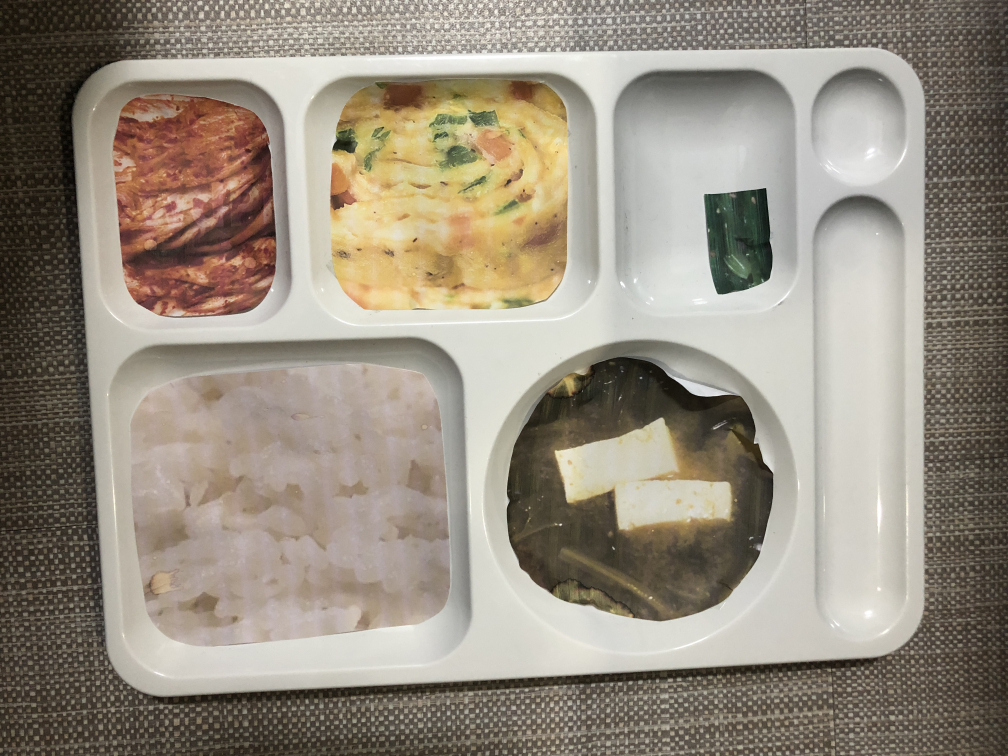
//> input picture src/Board/board.jpg, 4032 x 3024 px, given in place of the camera (shown at 1/4 size)
$ ./Tracking   (built with g++ and OpenCV 4)
//> lines starting //> are read from the running program, lines starting //| are printed output that depends on the picture; after the words box and inside, x2 and y2 are one past the last pixel; in counts of white or black regions, pixels touching at a corner belong together
### src/main/Tracking.h
#pragma once
#include <opencv2/opencv.hpp>
#include <vector>
using namespace cv;
using namespace std;


class Tracking {
private:
	Mat blur, skin_mask, foreground_mask, img_canny;
	//차영상 background 설정(history = -1, threshold = 400, shadow = false)
	Ptr<BackgroundSubtractor> bg_model = createBackgroundSubtractorMOG2(-1, 400, false);
	vector<Vec4i> lines;
	vector<Vec3f> circles;
	Mat img_YCrCb;
	Mat mask;
public:


	//젓가락 좌표 반환하는 함수
	Vec4i detect_chopstic(Mat img, int thr, int minLineLength, int maxLineGap);

	//숟가락 좌표 반환하는 함수
	Vec3f detect_spoon(Mat img, int minDistance, int thr);

	//살색 지우는 함수
	Mat make_mask_image(Mat img);

	//tracking point 젓가락의 좌표 반환 _______ 이것만 사용!!
	Point2i tracking_point(Mat frame);
};

### src/main/Tracking.cpp
#include "Tracking.h"


//젓가락 좌표 반환하는 함수
Vec4i Tracking::detect_chopstic(Mat img, int thr, int minLineLength, int maxLineGap)
{
	lines.clear();
	HoughLinesP(img, lines, 1, CV_PI / 180, thr, minLineLength, maxLineGap);
	if (lines.empty())
	{
		return NULL;
	}
	return lines[0];
}


//숟가락 좌표 반환하는 함수
Vec3f Tracking::detect_spoon(Mat img, int minDistance, int thr)
{
	circles.clear();
	HoughCircles(img, circles, HOUGH_GRADIENT, 1, minDistance, thr, thr / 2, 10, 70);
	if (circles.empty())
	{
		return NULL;
	}

	return circles[0];
}


//살색 지우는 함수
Mat Tracking::make_mask_image(Mat img)
{
	cvtColor(img, img_YCrCb, COLOR_BGR2YCrCb);
	inRange(img_YCrCb, Scalar(0, 133, 77), Scalar(255, 173, 127), mask);
	bitwise_not(mask, mask);
	return mask;
}


//tracking point 젓가락의 좌표 반환
Point Tracking::tracking_point(Mat frame)
{
	if (frame.empty())
	{
		cout << "Could not open camera :(" << endl;
	}

	//frame 영상 전처리(640x480, 좌우반전, 3x3 가우시안 블러)
	resize(frame, frame, Size(640, 480));
	flip(frame, frame, 1);
	GaussianBlur(frame, blur, Size(5, 5), 0);

	//초기 차영상 마스크 Mat 생성
	if (foreground_mask.empty())
	{
		foreground_mask.create(frame.size(), frame.type());
	}

	// 1.차영상 마스크 씌우고 노이즈 제거(9x9 미디언 필터)
	bg_model->apply(blur, foreground_mask);
	Mat kernel = getStructuringElement(MORPH_RECT, Size(9, 9), Point(-1, -1));
	morphologyEx(foreground_mask, foreground_mask, MORPH_CLOSE, kernel);
	medianBlur(foreground_mask, foreground_mask, 5);

	// 2.차영상에서 살색제거 후 skin_mask에 저장
	copyTo(frame, skin_mask, foreground_mask);
	skin_mask = make_mask_image(frame);

	// 3.식기만 남은 영상 이진화
	bitwise_and(skin_mask, foreground_mask, foreground_mask);

	// 4.이진화 영상에 Canny 적용
	Canny(foreground_mask, img_canny, 50, 150);
	//디버깅용
	imshow("canny_img", img_canny);

	// 5.숟가락을 찾으면 바로 반환하고, 숟가락이 없으면 젓가락 좌표 반환
	//숟가락 포인트
	Vec3f s = NULL;
	s = detect_spoon(img_canny, 10, 50);
	if (s[0] > 0 && s[1] > 0 && s[2] > 0)
	{
		circle(frame, Point(s[0], s[1]), s[2], Scalar(0, 255, 0), 2);
		//circle(frame, Point(s[0], s[1]), 2, Scalar(255, 0, 0), -1);
		return Point(s[0], s[1]);
	}

	//젓가락 포인트
	Vec4i c = NULL;
	c = detect_chopstic(img_canny, 70, 15, 100);
	if (c[0] > 0 && c[1] > 0 && c[2] > 0 && c[3] > 0)
	{
		line(frame, Point(c[0], c[1]), Point(c[2], c[3]), Scalar(0, 255, 0), 2, 10);
		//영상에서 더 위에있는 포인트 반환
		return Point(c[1] > c[3] ? c[2] : c[0], c[1] > c[3] ? c[3] : c[1]);
		//circle(frame, Point(x, y), 5, Scalar(255, 0, 0), -1);
	}
}


int main()
{
	Mat frame;
	Point x, y;
	VideoCapture cap;
	Tracking t = Tracking();
	cap.open(0);
	cap.set(CAP_PROP_AUTOFOCUS, 0);

	while (true)
	{
		cap.read(frame);
//> frame is the input picture: 3024 rows x 4032 cols, CV_8UC3; mean B, G, R 127.6, 141.3, 150.2
		flip(frame, frame, 1);
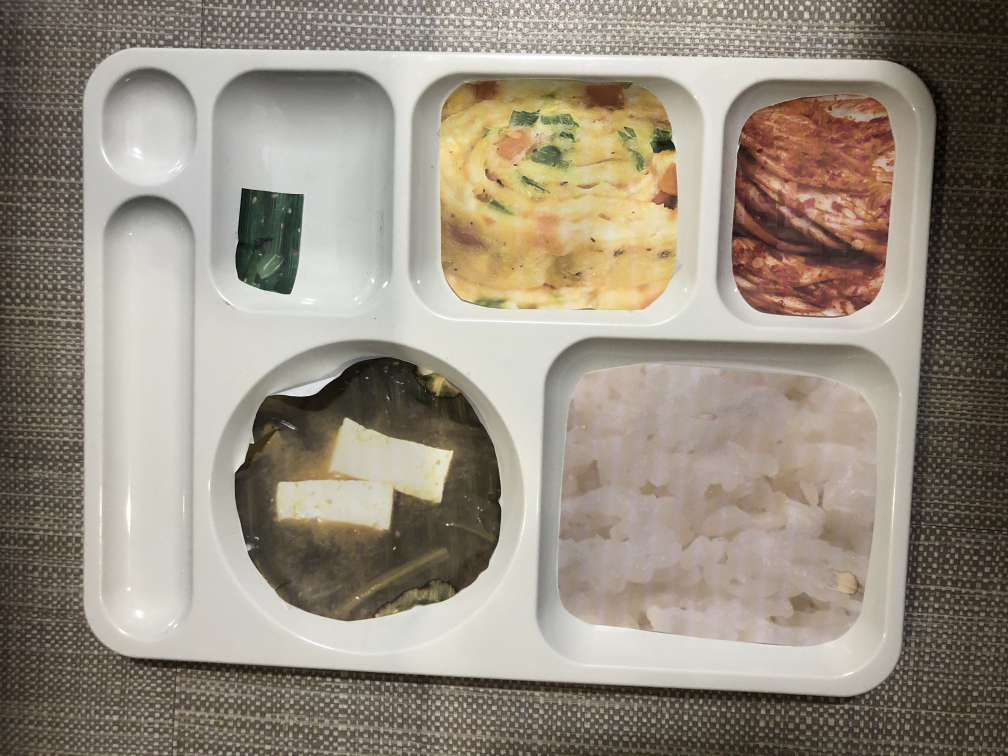
//> frame: 3024 rows x 4032 cols, CV_8UC3 (shown at 1/4 size); mean B, G, R 127.6, 141.3, 150.2
		(x, y) = t.tracking_point(frame);
//> in tracking_point, `resize(frame, frame, Size(640, 480));`:
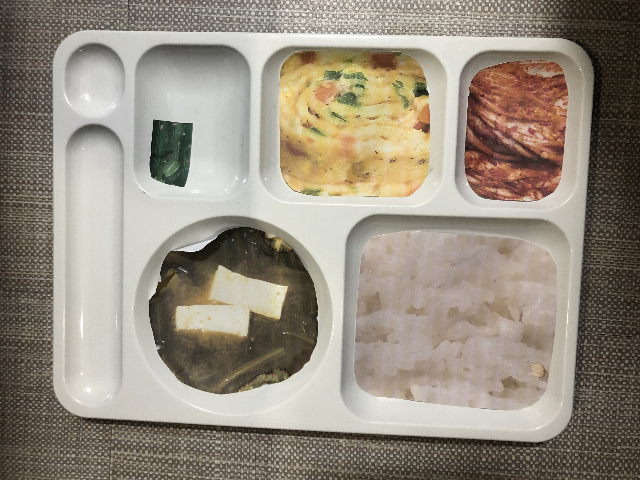
//> frame: 480 rows x 640 cols, CV_8UC3; mean B, G, R 127.5, 141.3, 150.1
//> in tracking_point, `flip(frame, frame, 1);`:
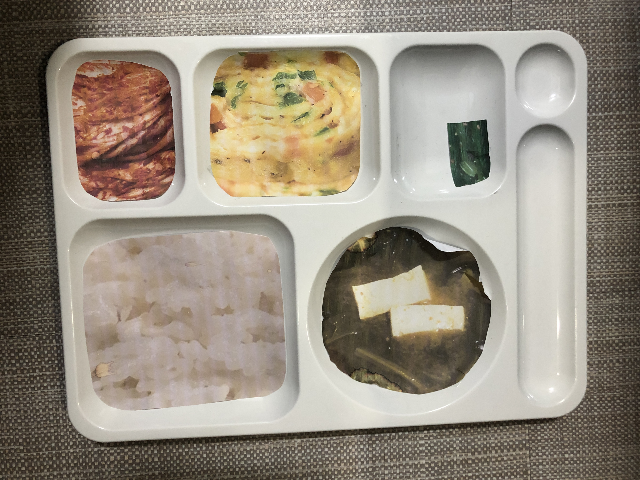
//> frame: 480 rows x 640 cols, CV_8UC3; mean B, G, R 127.5, 141.3, 150.1
//> in tracking_point, `bg_model->apply(blur, foreground_mask);`: foreground_mask: 480 rows x 640 cols, CV_8UC1; every value is 255
//> in make_mask_image, `cvtColor(img, img_YCrCb, COLOR_BGR2YCrCb);`: img_YCrCb: 480 rows x 640 cols, CV_8UC3; mean of channels 0, 1, 2 142.3, 133.6, 119.6
//> in make_mask_image, `inRange(img_YCrCb, Scalar(0, 133, 77), Scalar(255, 173, 127), mask);`:
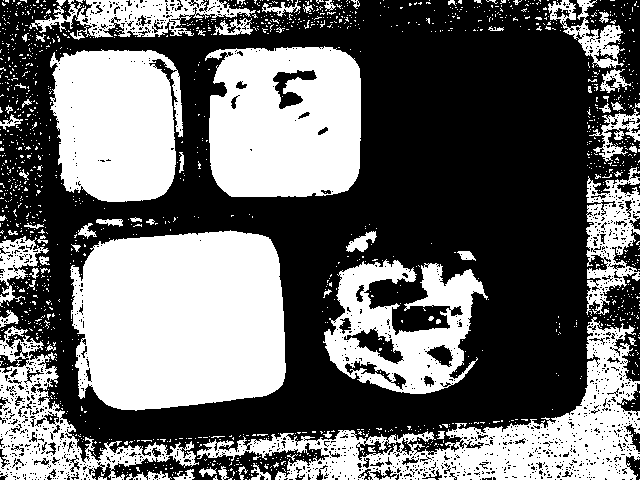
//> mask: 480 rows x 640 cols, CV_8UC1; 42% white; 1510 white regions (1441 under 20 px), largest, box (x1, y1, x2, y2) and area: (70, 230, 286, 411) 33704, (205, 46, 361, 197) 20316, (197, 317, 640, 480) 18867
//> in tracking_point, `Canny(foreground_mask, img_canny, 50, 150);`:
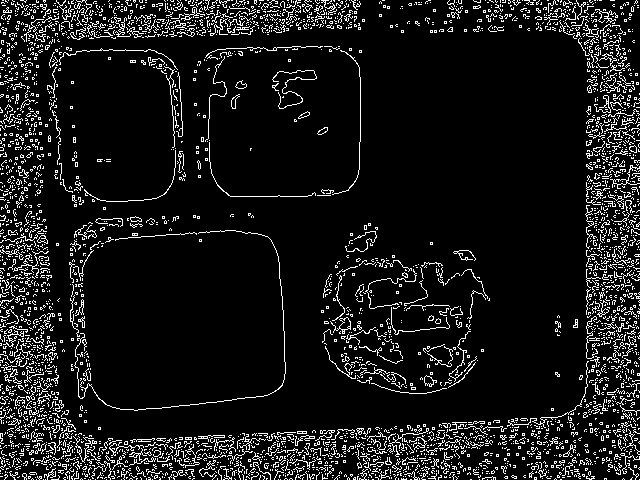
//> img_canny: 480 rows x 640 cols, CV_8UC1; 9.4% white in thin lines or dots
//> in detect_spoon, `HoughCircles(img, circles, HOUGH_GRADIENT, 1, minDistance, thr, thr / ..`: circles = 557 circles (x, y, radius), first 12: [405.5, 325.5, 65], [416.5, 331.5, 62.8], [390.5, 332.5, 55.1], [395.5, 320.5, 66.1], [566.5, 395.5, 69.4], [411.5, 397.5, 68.3], [388.5, 396.5, 68.3], [42.5, 317.5, 43], [44.5, 354.5, 42.7], [345.5, 390.5, 63.9], [54.5, 400.5, 48.5], [46.5, 382.5, 46.3]
//> in tracking_point, `s = detect_spoon(img_canny, 10, 50);`: s = [405.5, 325.5, 65]
//> in tracking_point, `circle(frame, Point(s[0], s[1]), s[2], Scalar(0, 255, 0), 2);`:
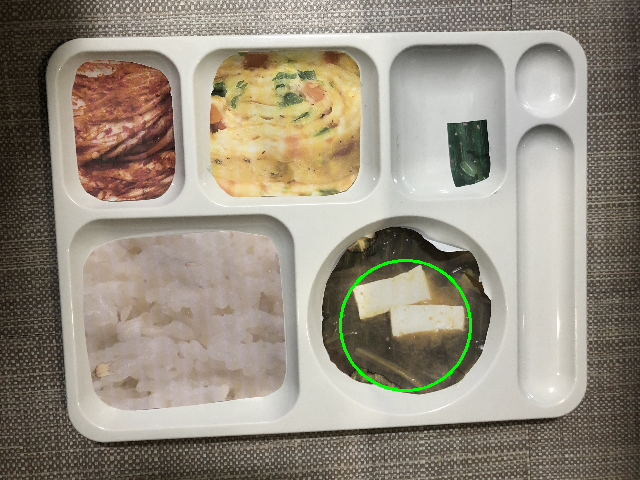
//> frame: 480 rows x 640 cols, CV_8UC3; 0.4% of pixels changed, all inside (x1, y1, x2, y2) = (339, 259, 472, 392)
//> x = Point(0, 0)
		circle(frame, (x, y), 5, Scalar(255, 0, 0), -1);
//> frame: 3024 rows x 4032 cols, CV_8UC3
		imshow("frame", frame);
		if (waitKey(5) >= 0)
//> the Esc key is pressed
			break;
	}
	return 0;
}
